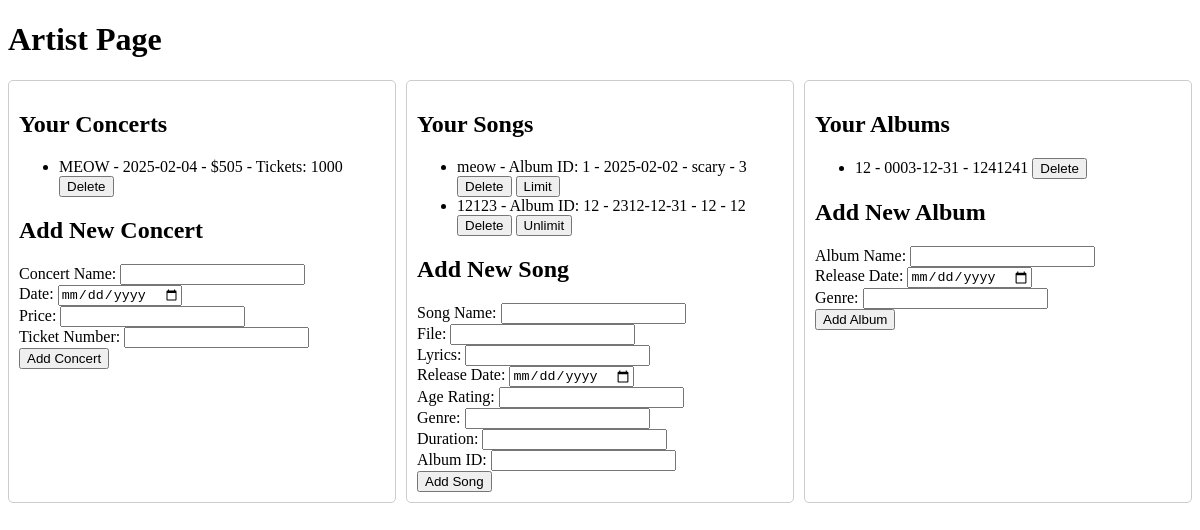
The app's page /artist_page (signed in), older data.
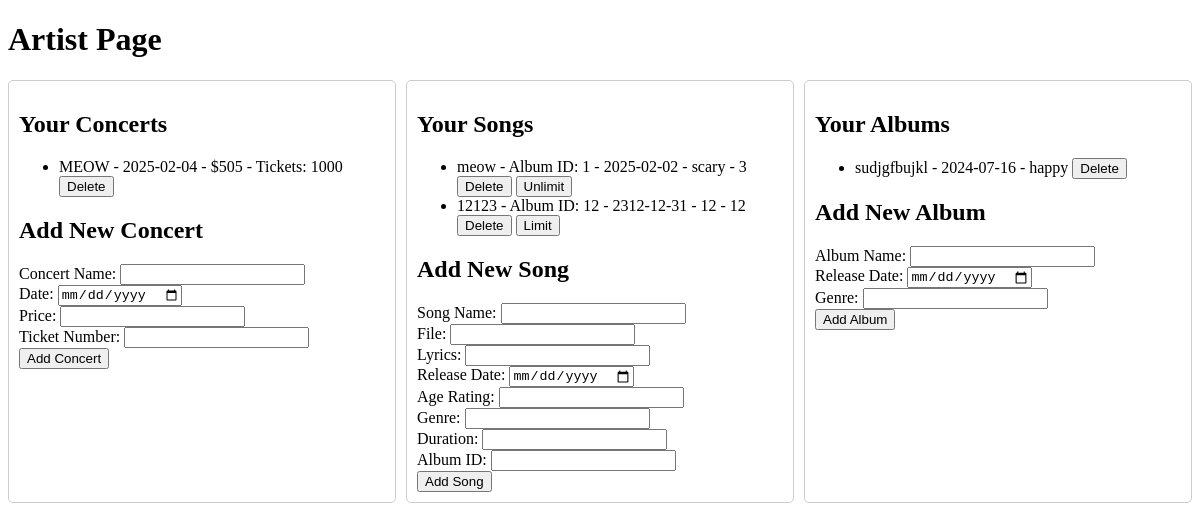
The same page, newer data.
### tables this page shows
CREATE TABLE concerts (
                    concert_id INTEGER PRIMARY KEY AUTOINCREMENT,
                    name TEXT NOT NULL,
                    date TEXT NOT NULL,
                    price DECIMAL(10, 2) NOT NULL,
                    ticket_number INTEGER NOT NULL,
                    user_id TEXT NOT NULL,
                    FOREIGN KEY (user_id) REFERENCES USERS (user_id)
                );

CREATE TABLE SONGS (
                song_id INTEGER PRIMARY KEY AUTOINCREMENT,
                name TEXT,
                file TEXT,
                lyrics TEXT,
                release_date DATE,
                age_rating INTEGER CHECK(age_rating >= 9 AND age_rating <= 120),
                genre TEXT,
                duration INTEGER,
                is_limited BOOLEAN DEFAULT 0,
                album_id INTEGER,
                user_id TEXT,
                FOREIGN KEY (album_id) REFERENCES ALBUM (album_id),
                FOREIGN KEY (user_id) REFERENCES USERS (user_id)
            );

CREATE TABLE ALBUM (
                album_id INTEGER PRIMARY KEY AUTOINCREMENT,
                name TEXT,
                release_date DATE,
                genre TEXT,
                user_id TEXT,
                FOREIGN KEY (user_id) REFERENCES USERS (user_id)
            );

### app.py (the view, shortened to what this page needs)
@app.route("/artist_page", methods=["GET", "POST"])
def artist_page():
    if "user_id" in session and session.get("is_artist"):
        user_id = session["user_id"]
        try:
            with sqlite3.connect("database.db") as connect:
                cursor = connect.cursor()
                cursor.execute(
                    "SELECT concert_id, name, date, price, ticket_number FROM concerts WHERE user_id = ?",
                    (user_id,),
                )
                concerts = cursor.fetchall()
                cursor.execute(
                    "SELECT song_id, name, album_id, release_date, genre, duration, is_limited FROM songs WHERE user_id = ?",
                    (user_id,),
                )
                songs = cursor.fetchall()
                cursor.execute(
                    "SELECT album_id, name, release_date, genre FROM ALBUM WHERE user_id = ?",
                    (user_id,),
                )
                albums = cursor.fetchall()
            return render_template(
                "artist.html",
                concerts=concerts,
                songs=songs,
                albums=albums,
                user_id=user_id,
            )
        except Exception as e:
            logging.error(f"Error fetching artist page: {e}")
            flash("An error occurred while fetching the artist page.")
            return redirect(url_for("user"))
    else:
        flash("Access denied: You are not an artist.")
        return redirect(url_for("user"))

### templates/artist.html (shortened to what the changed rows need)
<!DOCTYPE html>
<html lang="en">
<head>
</head>
<body>
    <h1>Artist Page</h1>
    <div class="grid-container">
        <div class="grid-item">
            <h2>Your Concerts</h2>
            <ul>
                {% for concert in concerts %}
                <li>
                    {{ concert[1] }} - {{ concert[2] }} - ${{ concert[3] }} - Tickets: {{ concert[4] }}
                    <form action="{{ url_for('artist_page') }}" method="POST" style="display:inline;">
                        <button type="submit">Delete</button>
                    </form>
                </li>
                {% endfor %}
            </ul>
            <h2>Add New Concert</h2>
        </div>
        <div class="grid-item">
            <h2>Your Songs</h2>
            <ul>
                {% for song in songs %}
                <li>
                    {{ song[1] }} - Album ID: {{ song[2] }} - {{ song[3] }} - {{ song[4] }} - {{ song[5] }}
                    <form action="{{ url_for('artist_page') }}" method="POST" style="display:inline;">
                        <button type="submit">Delete</button>
                    </form>
                    <form action="{{ url_for('artist_page') }}" method="POST" style="display:inline;">
                        <button type="submit">{{ 'Limit' if not song[6] else 'Unlimit' }}</button>
                    </form>
                </li>
                {% endfor %}
            </ul>
            <h2>Add New Song</h2>
        </div>
        <div class="grid-item">
            <h2>Your Albums</h2>
            <ul>
                {% for album in albums %}
                <li>
                    {{ album[1] }} - {{ album[2] }} - {{ album[3] }}
                    <form action="{{ url_for('artist_page') }}" method="POST" style="display:inline;">
                        <button type="submit">Delete</button>
                    </form>
                </li>
                {% endfor %}
            </ul>
            <h2>Add New Album</h2>
        </div>
    </div>
</body>
</html>

Row changes from the older to the newer data that the page shows:
removed ALBUM: name "12", release_date "0003-12-31", genre "1241241"
changed SONGS "meow": is_limited "Limit" → "Unlimit"
changed SONGS: is_limited "Unlimit" → "Limit"
added ALBUM: name "sudjgfbujkl", release_date "2024-07-16", genre "happy"
